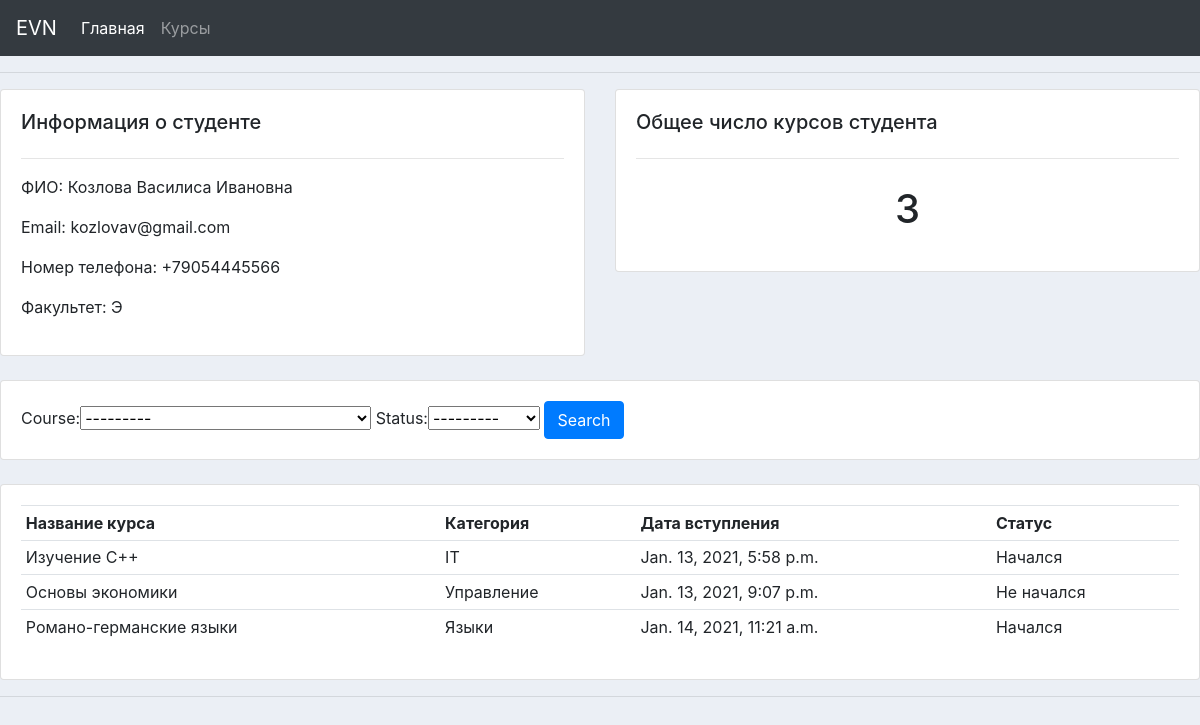
/student/4/, run on the app's committed database.
### accounts/models.py (models this page shows, shortened)
class Student(models.Model):
    full_name = models.CharField(max_length=200, null=True)
    faculty = models.CharField(max_length=200, null=True)
    phone = models.CharField(max_length=200, null=True)
    email = models.CharField(max_length=200, null=True)

class Registration(models.Model):
    STATUS = (
        ('Начался', 'Начался'),
        ('Не начался', 'Не начался'),
    )
    student = models.ForeignKey(Student, null=True, on_delete = models.SET_NULL)
    course = models.ForeignKey(Courses, null=True,on_delete = models.SET_NULL)
    registration_date = models.DateTimeField(auto_now_add=True, null=True)
    status = models.CharField(max_length=50, null=True, choices=STATUS)

class Courses(models.Model):
    CATEGORY = (
        ('IT', 'IT'),
        ('Управление', 'Управление'),
        ('Инженерия', 'Инженерия'),
        ('Языки', 'Языки'),
    )
    name = models.CharField(max_length=200, null=True)
    number_of_hours = models.FloatField(null=True)
    schedule = models.CharField(max_length=50, null=True)
    category = models.CharField(max_length=200, null=True, choices=CATEGORY)
    tags = models.ManyToManyField(Tag)
    def __str__(self):
        return self.name

### accounts/views.py (the view)
# urls.py: path('student/<str:pk>/', views.student, name="student"),
def student(request, pk):
    student = Student.objects.get(id=pk)
    registrations = student.registration_set.all()
    registrations_count = registrations.count()
    myFilter = RegFilter(request.GET, queryset=registrations)
    registrations = myFilter.qs
    context = {
        'student': student,
        'registrations': registrations,
        'registrations_count': registrations_count,
        'myFilter': myFilter
    }
    return render(request, 'accounts/student.html', context)

### accounts/templates/accounts/student.html
{% extends 'accounts/main.html'%}
{% block content %}
    <div class="row">
	<div class="col-md">
		<div class="card card-body">
			<h5>Информация о студенте</h5>
			<hr>
			<p>ФИО: {{student.full_name}}</p>
			<p>Email: {{student.email}}</p>
			<p>Номер телефона: {{student.phone}}</p>
			<p>Факультет: {{student.faculty}}</p>
		</div>
	</div>
	<div class="col-md">
		<div class="card card-body">
			<h5>Общее число курсов студента</h5>
			<hr>
			<h1 style="text-align: center;padding: 10px">{{registrations_count}}</h1>
		</div>
	</div>
</div>
<br>
<div class="row">
	<div class="col">
		<div class="card card-body">
			<form method="get">
				{{myFilter.form}}
		    <button class="btn btn-primary" type="submit">Search</button>
		  </form>
		</div>
	</div>
</div>
<br>
<div class="row">
	<div class="col-md">
		<div class="card card-body">
			<table class="table table-sm">
				<tr>
					<th>Название курса</th>
					<th>Категория</th>
					<th>Дата вступления</th>
					<th>Статус</th>
				</tr>
				{% for registration in registrations %}
				<tr>
					<td>{{registration.course}}</td>
					<td>{{registration.course.category}}</td>
					<td>{{registration.registration_date}}</td>
					<td>{{registration.status}}</td>
				</tr>
				{% endfor %}
			</table>
		</div>
	</div>
</div>
{% endblock %}

### static/css/main.css (style rules this page uses)
body { background-color: #ebeff5; }

### data on the page
Student: full_name "Козлова Василиса Ивановна", email "kozlovav@gmail.com", phone "+79054445566", faculty "Э"
Registration: course "Изучение С++", course.category "IT", registration_date "Jan. 13, 2021, 5:58 p.m.", status "Начался"
Registration: course "Основы экономики", course.category "Управление", registration_date "Jan. 13, 2021, 9:07 p.m.", status "Не начался"
Registration: course "Романо-германские языки", course.category "Языки", registration_date "Jan. 14, 2021, 11:21 a.m.", status "Начался"

### other printed values
{{ registrations_count }} "3"
